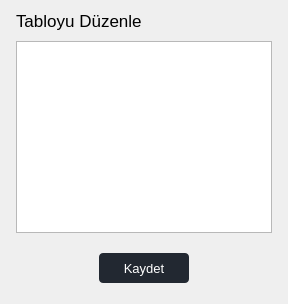
         <widget class="QWidget" name="arrange_tables_page">
          <layout class="QVBoxLayout" name="verticalLayout_58">
           <item>
            <layout class="QVBoxLayout" name="verticalLayout_57">
             <property name="spacing">
              <number>10</number>
             </property>
             <property name="leftMargin">
              <number>5</number>
             </property>
             <property name="rightMargin">
              <number>5</number>
             </property>
             <item>
              <widget class="QLabel" name="arrange_table_label">
               <property name="font">
                <font>
                 <pointsize>13</pointsize>
                </font>
               </property>
               <property name="text">
                <string>Tabloyu Düzenle</string>
               </property>
              </widget>
             </item>
             <item>
              <widget class="QTableView" name="arranged_table">
               <property name="layoutDirection">
                <enum>Qt::LayoutDirection::LeftToRight</enum>
               </property>
               <attribute name="horizontalHeaderMinimumSectionSize">
                <number>225</number>
               </attribute>
               <attribute name="horizontalHeaderDefaultSectionSize">
                <number>250</number>
               </attribute>
               <attribute name="verticalHeaderVisible">
                <bool>false</bool>
               </attribute>
               <attribute name="verticalHeaderDefaultSectionSize">
                <number>24</number>
               </attribute>
              </widget>
             </item>
             <item>
              <layout class="QHBoxLayout" name="horizontalLayout_38">
               <property name="topMargin">
                <number>10</number>
               </property>
               <property name="bottomMargin">
                <number>10</number>
               </property>
               <item>
                <spacer name="horizontalSpacer_23">
                 <property name="orientation">
                  <enum>Qt::Orientation::Horizontal</enum>
                 </property>
                 <property name="sizeHint" stdset="0">
                  <size>
                   <width>40</width>
                   <height>20</height>
                  </size>
                 </property>
                </spacer>
               </item>
               <item>
                <widget class="QPushButton" name="kaydet_btn">
                 <property name="font">
                  <font>
                   <pointsize>10</pointsize>
                  </font>
                 </property>
                 <property name="cursor">
                  <cursorShape>PointingHandCursor</cursorShape>
                 </property>
                 <property name="styleSheet">
                  <string notr="true">*{
border: none;
border-radius:  4px;
width: 90px;
height: 30px;
background-color: #222831;
color: #fff;
}

*:hover{
background-color: #31363f;
}</string>
                 </property>
                 <property name="text">
                  <string>Kaydet</string>
                 </property>
                 <property name="checkable">
                  <bool>true</bool>
                 </property>
                </widget>
               </item>
               <item>
                <spacer name="horizontalSpacer_24">
                 <property name="orientation">
                  <enum>Qt::Orientation::Horizontal</enum>
                 </property>
                 <property name="sizeHint" stdset="0">
                  <size>
                   <width>40</width>
                   <height>20</height>
                  </size>
                 </property>
                </spacer>
               </item>
              </layout>
             </item>
            </layout>
           </item>
          </layout>
         </widget>
